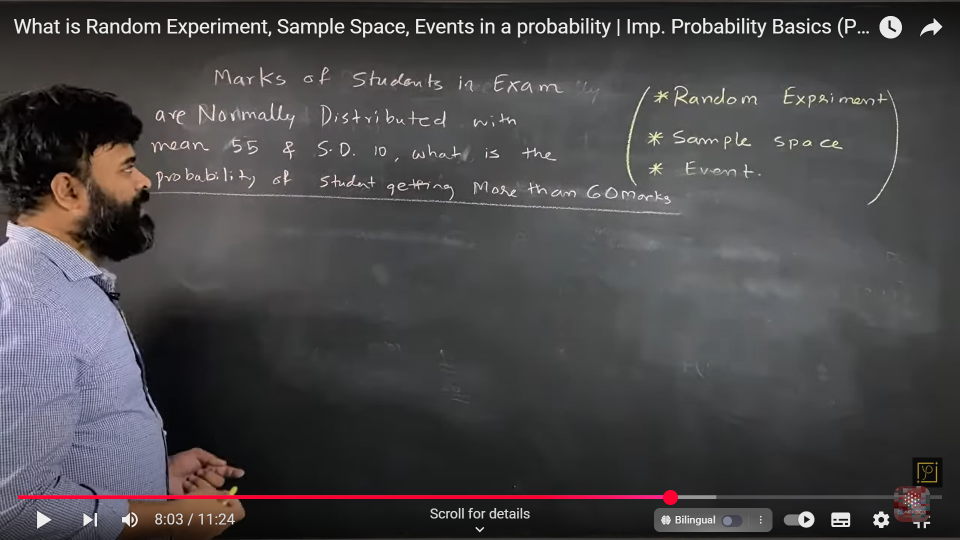
#> input picture sample.png, 1920 x 1080 px (shown at 1/2 size)
$ python run_noise_experiments.py
#> lines starting #> are read from the running program, lines starting #| are printed output that depends on the picture
#> in main, cover is the input picture: shape (1080, 1920, 3); mean B, G, R 72.8, 71.1, 73.2
### lsb_core.py
import numpy as np
from metrics_and_noise import bytes_to_bits, bits_to_bytes

def embed_lsb(cover_img, payload):
    """Embed payload bits into LSBs of cover_img"""
    h, w = cover_img.shape[:2]
#> h = 1080; w = 1920
    channels = 1 if cover_img.ndim == 2 else cover_img.shape[2]
#> channels = 3
    capacity = h * w * channels
#> capacity = 6220800

    payload_bits = bytes_to_bits(payload)
    if payload_bits.size > capacity:
        raise ValueError(f"Payload too large: {payload_bits.size} > {capacity}")

    flat = cover_img.flatten()
    flat = flat & 0xFE  # Clear LSB
    flat[:payload_bits.size] |= payload_bits
    return flat.reshape(cover_img.shape)

def extract_lsb(stego_img, num_bytes):
    """Extract num_bytes from LSBs of stego_img"""
    num_bits = num_bytes * 8
    flat = stego_img.flatten()
    bits = flat[:num_bits] & 1
    return bits_to_bytes(bits)

### metrics_and_noise.py
import numpy as np

# [26 lines left out: function calculate_bit_error_rate, not called in this run]

# You can add more metric functions here as needed.

def bytes_to_bits(data: bytes) -> np.ndarray:
    """Convert a bytes object to a 1-D numpy array of bits (0/1).

    Bits are returned in big-endian order per byte (msb first), which
    matches `np.unpackbits` default behavior.
    """
    if not isinstance(data, (bytes, bytearray)):
        # allow already-bit arrays to pass through
        arr = np.asarray(data, dtype=np.uint8)
        if arr.ndim == 1 and arr.dtype == np.uint8 and arr.size in (0,):
            return np.array([], dtype=np.uint8)
        return arr

    if len(data) == 0:
        return np.array([], dtype=np.uint8)

    a = np.frombuffer(data, dtype=np.uint8)
    bits = np.unpackbits(a)
    return bits.astype(np.uint8)


def bits_to_bytes(bits) -> bytes:
    """Convert an array-like of bits (0/1) to a bytes object.

    Expects the number of bits to be a multiple of 8. Returns the
    corresponding bytes (big-endian per byte).
    """
    b = np.asarray(bits, dtype=np.uint8).ravel() & 1
    if b.size == 0:
        return b""
    if b.size % 8 != 0:
        raise ValueError("Number of bits must be a multiple of 8 to convert to bytes")
    packed = np.packbits(b)
    return packed.tobytes()


def compute_psnr(img1, img2) -> float:
    """Compute PSNR (dB) between two images.

    Works for grayscale or color images. Input images are expected to be
    uint8 arrays or numeric arrays with values in [0,255].
    """
    a = np.asarray(img1).astype(np.float64)
    b = np.asarray(img2).astype(np.float64)
    if a.shape != b.shape:
        raise ValueError("Input images must have the same shape for PSNR")
    mse = np.mean((a - b) ** 2)
#> mse = 0.497
    if mse == 0:
        return float("inf")
    PIXEL_MAX = 255.0
    psnr = 10 * np.log10((PIXEL_MAX ** 2) / mse)
#> psnr = 51.17
    return psnr


def add_gaussian_noise(image, sigma: float):
    """Add Gaussian noise to an image.

    `sigma` is the standard deviation of the noise in the [0,1] range when
    the image is normalized to [0,1]. Typical usage in the repo uses small
    sigma like 0.005, 0.01, etc.
    """
    img = np.asarray(image)
    # Work on float in [0,1]
    if np.issubdtype(img.dtype, np.floating):
        f = img.astype(np.float64)
        # If image already in [0,1], keep; otherwise assume 0-255 and scale
        if f.max() > 1.0:
            f = f / 255.0
    else:
        f = img.astype(np.float64) / 255.0

    noise = np.random.normal(loc=0.0, scale=sigma, size=f.shape)
    noisy = f + noise
    noisy = np.clip(noisy, 0.0, 1.0)
    noisy_uint8 = (noisy * 255.0).round().astype(np.uint8)
    return noisy_uint8


def compute_ber(original_bits, recovered_bits) -> float:
    """Compute Bit Error Rate (BER) between two bit arrays.

    Accepts lists/arrays of 0/1 or bytes (bytes will be converted via
    `bytes_to_bits`). Returns a float between 0 and 1.
    """
    # Convert bytes to bits if necessary
    if isinstance(original_bits, (bytes, bytearray)):
        orig = bytes_to_bits(original_bits)
    else:
        orig = np.asarray(original_bits).astype(np.uint8)

    if isinstance(recovered_bits, (bytes, bytearray)):
        rec = bytes_to_bits(recovered_bits)
    else:
        rec = np.asarray(recovered_bits).astype(np.uint8)

    # If lengths differ, define BER=1.0 (caller in script uses this behaviour)
    if orig.size != rec.size:
        return 1.0

    # Ensure binary
    orig = orig & 1
    rec = rec & 1
    diff = np.sum(orig != rec)
    if orig.size == 0:
        return 0.0
    return float(diff) / float(orig.size)

### run_noise_experiments.py
import cv2
import numpy as np
from metrics_and_noise import add_gaussian_noise, compute_psnr, compute_ber, bytes_to_bits
from lsb_core import embed_lsb, extract_lsb
import csv
import matplotlib.pyplot as plt

def main():
    # Use any PNG/JPG in folder as cover
    cover_path = "sample.png"  # Download any image and rename
    cover = cv2.imread(cover_path)
    if cover is None:
        print("Put 'sample.png' in folder first")
        return

    message = "Test message for noise analysis"
    payload = message.encode("utf-8")

    stego = embed_lsb(cover, payload)
    psnr_embed = compute_psnr(cover, stego)
#> psnr_embed = 51.17
    print(f"PSNR (cover→stego): {psnr_embed:.2f} dB")
#| PSNR (cover→stego): 51.17 dB

    sigmas = [0.0, 0.005, 0.01, 0.02, 0.05]
    results = []
    orig_bits = bytes_to_bits(payload)

    for sigma in sigmas:
        noisy = add_gaussian_noise(stego, sigma)
        recovered = extract_lsb(noisy, len(payload))

        if len(recovered) == len(payload):
            rec_bits = bytes_to_bits(recovered)
            ber = compute_ber(orig_bits, rec_bits)
        else:
            ber = 1.0

        psnr_noise = compute_psnr(stego, noisy)
        results.append((sigma, psnr_noise, ber))
        print(f"σ={sigma}: PSNR={psnr_noise:.1f}dB, BER={ber:.4f}")
#> this loop made 5 passes
#> (diff in compute_ber, ber, mse in compute_psnr, psnr in compute_psnr, psnr_noise) on passes 2 to 5: (118, 0.476, 1.7, 45.82, 45.82), (121, 0.488, 6.56, 39.96, 39.96), (121, 0.488, 25.88, 34, 34), (111, 0.448, 158.5, 26.13, 26.13)
#> (diff in compute_ber, ber, mse in compute_psnr, psnr_noise) on pass 1: (0, 0, 0, inf)
#| σ=0.0: PSNR=infdB, BER=0.0000
#| σ=0.005: PSNR=45.8dB, BER=0.4758
#| σ=0.01: PSNR=40.0dB, BER=0.4879
#| σ=0.02: PSNR=34.0dB, BER=0.4879
#| σ=0.05: PSNR=26.1dB, BER=0.4476
#> after the loop, results = [(0, inf, 0), (0.005, 45.82, 0.476), (0.01, 39.96, 0.488), (0.02, 34, 0.488), (0.05, 26.13, 0.448)]

    # Save CSV for report
    with open("noise_results.csv", "w") as f:
        writer = csv.writer(f)
        writer.writerow(["sigma", "PSNR_dB", "BER"])
        for r in results:
            writer.writerow(r)
#> this loop made 5 passes

    # Create and save a simple plot (PSNR and BER vs sigma)
    sigmas = [r[0] for r in results]
#> sigmas = [0, 0.005, 0.01, 0.02, 0.05]
    psnrs = [r[1] for r in results]
#> psnrs = [inf, 45.82, 39.96, 34, 26.13]
    bers = [r[2] for r in results]
#> bers = [0, 0.476, 0.488, 0.488, 0.448]

    fig, ax1 = plt.subplots(figsize=(7, 4))
    ax1.plot(sigmas, psnrs, marker='o', color='tab:blue', label='PSNR (dB)')
    ax1.set_xlabel('sigma')
    ax1.set_ylabel('PSNR (dB)', color='tab:blue')
    ax1.tick_params(axis='y', labelcolor='tab:blue')

    ax2 = ax1.twinx()
    ax2.plot(sigmas, bers, marker='s', linestyle='--', color='tab:red', label='BER')
    ax2.set_ylabel('BER', color='tab:red')
    ax2.tick_params(axis='y', labelcolor='tab:red')

    plt.title('Noise analysis: PSNR and BER vs sigma')
    fig.tight_layout()
    out_png = "noise_analysis.png"
    fig.savefig(out_png, dpi=150)
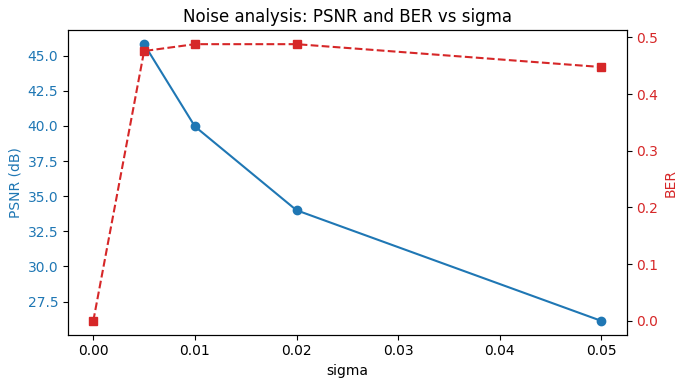
#> figure drawn by matplotlib, 2 panels
    plt.close(fig)

    print(f"✅ Created noise_results.csv and {out_png}")

if __name__ == "__main__":
    main()
